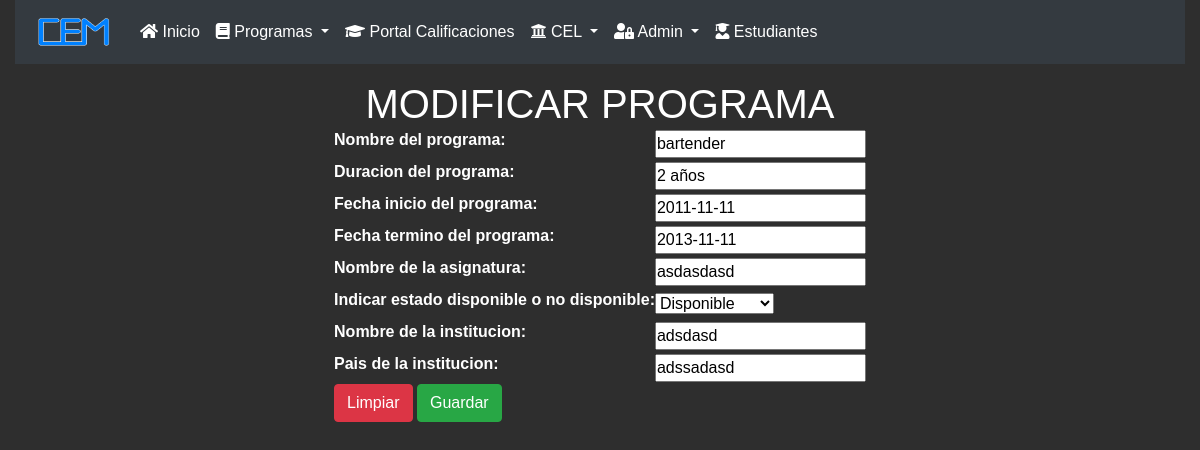
Before: /modificar-programa/2/ with the older database file.
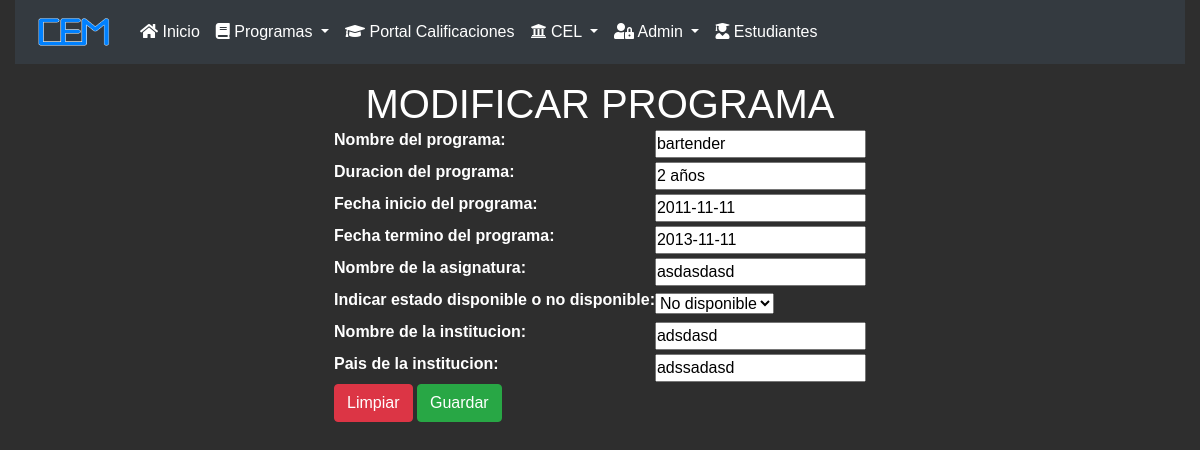
After: the same page with the newer database file.
### core/models.py (models this page shows, shortened)
class Programas(models.Model):
    idPrograma = models.IntegerField(primary_key=True, verbose_name='Id de programa')
    nombre = models.CharField(max_length=200, verbose_name='Nombre del programa')
    duracion = models.CharField(max_length=70, verbose_name='duracion del programa')
    fechaInicio = models.DateField(verbose_name='Fecha inicio del programa')
    fechaFin = models.DateField(verbose_name='Fecha termino del programa')
    asignatura = models.CharField(max_length=50, verbose_name='Nombre de la asignatura')
    estado = models.CharField(max_length=50, verbose_name='Indicar estado disponible o no disponible',null=False,blank=False,
                                choices=programa_estado, default='Disponible')
    institucion = models.CharField(max_length=200, verbose_name='Nombre de la institucion')
    pais = models.CharField(max_length=200, verbose_name='Pais de la institucion')

### core/views.py (the view)
# urls.py: path('modificar-programa/<id>/', modificar_programa, name="modificar_programa"),
def modificar_programa(request, id):
    programa = Programas.objects.get(idPrograma=id)
    data = {
        'form': ProgramasForm(instance=programa)
    }
    if request.method == 'POST':
        formulario = ProgramasForm(data=request.POST, instance=programa)
        if formulario.is_valid():
            formulario.save()
            data['mensaje'] = "Modificado correcatamente"
            data['form'] = formulario
    return render(request, 'core/modificar_progra.html', data)

### core/forms.py
class ProgramasForm(ModelForm):
    class Meta:
        model = Programas
        fields = ['nombre','duracion','fechaInicio','fechaFin','asignatura','estado','institucion','pais']

### core/templates/core/modificar_progra.html (shortened to what this page needs)
{% load static %}
<!DOCTYPE html>
<html lang="es">
<head>
    <link rel="stylesheet" href="https://cdn.jsdelivr.net/npm/bootstrap@4.6.0/dist/css/bootstrap.min.css"
>
    <link rel="stylesheet" href="{% static 'core/fontawesome/css/all.min.css' %}">
    <link rel="stylesheet" href="{% static 'core/css/agregarCrud.css' %}">
</head>
<body>
  <div class="container-fluid">
    <nav class="navbar navbar-expand-lg navbar-dark bg-dark">
      <a class="navbar-brand">
        <img src="{% static 'core/img/CEM.png' %}" alt="Logo" id="logo">
      </a>
      <div class="collapse navbar-collapse" id="menu">
        <ul class="navbar-nav mr-auto">
          <li class="nav-item active">
            <a href="{% url 'index' %}" class="nav-link">
              <i class="fas fa-home"></i>
              Inicio
            </a>
          </li>
          <li class="nav-item dropdown">
            <a class="nav-link dropdown-toggle active" data-toggle="dropdown" data-target="despegable" href="#">
              <i class="fas fa-book"></i>
              Programas
            </a>
          </li>
          <li class="nav-item active">
            <a href="{% url 'listado_notas' %}" class="nav-link">
              <i class="fas fa-graduation-cap"></i>
              Portal Calificaciones
            </a>
          </li>
          <li class="nav-item dropdown">
            <a class="nav-link dropdown-toggle active" data-toggle="dropdown" data-target="despegable" href="#">
              <i class="fas fa-university"></i>
              CEL
            </a>
          </li>
          <li class="nav-item dropdown" id="wiki">
            <a class="nav-link dropdown-toggle active" data-toggle="dropdown" data-target="despegable" href="#">
              <i class="fas fa-user-lock"></i>
              Admin
            </a>
          </li>
          <li class="nav-item active">
            <a href="{% url 'listado_postu' %}" class="nav-link">
              <i class="fas fa-user-graduate"></i>
              Estudiantes
            </a>
          </li>
        </ul>
      </div>
    </nav>
  </div>
<h1 id="titula">MODIFICAR PROGRAMA</h1>
<form action="" method="POST">
    <table>
      {{ form.as_table }}
    </table>
    <button type="reset" value="Limpiar" class="btn btn-danger">Limpiar</button>
    <button type="submit" value="Modificar" class="btn btn-success">Guardar</button>
  </form>
</body>
</html>

Changed rows visible on the page:
changed Programas "bartender": estado "Disponible" → "No disponible"
